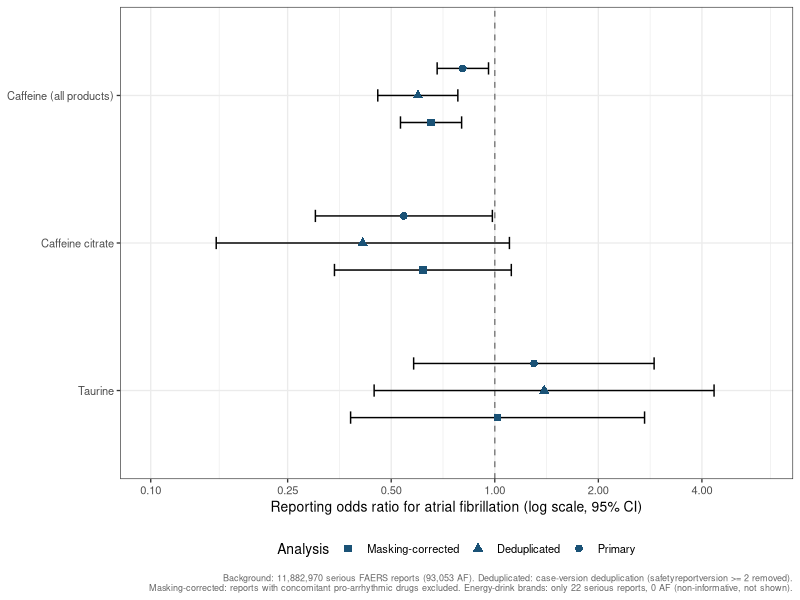
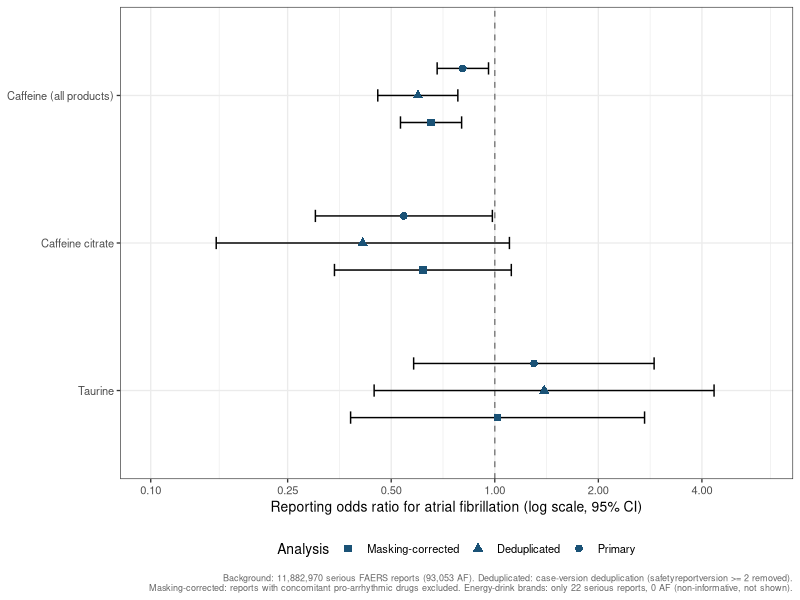

Generate these figures, in order, with R:
suppressMessages(library(ggplot2))
rows <- list(
  c("Caffeine (all products)", "Primary", 131, 20679, 0.807, 0.680, 0.959),
  c("Caffeine (all products)", "Deduplicated", 54, 13040, 0.598, 0.457, 0.781),
  c("Caffeine (all products)", "Masking-corrected", 92, 19897, 0.653, 0.532, 0.801),
  c("Caffeine citrate", "Primary", 11, 2571, 0.544, 0.301, 0.984),
  c("Caffeine citrate", "Deduplicated", 4, 1395, 0.413, 0.155, 1.103),
  c("Caffeine citrate", "Masking-corrected", 11, 2514, 0.618, 0.342, 1.117),
  c("Taurine", "Primary", 6, 591, 1.300, 0.581, 2.905),
  c("Taurine", "Deduplicated", 3, 313, 1.392, 0.446, 4.339),
  c("Taurine", "Masking-corrected", 4, 556, 1.019, 0.381, 2.725))
df <- data.frame(
  group = factor(sapply(rows, `[[`, 1), levels=c("Taurine","Caffeine citrate","Caffeine (all products)")),
  spec  = factor(sapply(rows, `[[`, 2), levels=c("Masking-corrected","Deduplicated","Primary")),
  a = as.numeric(sapply(rows, `[[`, 3)), n = as.numeric(sapply(rows, `[[`, 4)),
  ror = as.numeric(sapply(rows, `[[`, 5)), lo = as.numeric(sapply(rows, `[[`, 6)), hi = as.numeric(sapply(rows, `[[`, 7)))
df$txt <- sprintf("%d / %d   %.2f (%.2f-%.2f)", df$a, df$n, df$ror, df$lo, df$hi)
shapes <- c("Primary"=16, "Deduplicated"=17, "Masking-corrected"=15)
p <- ggplot(df, aes(y=group, x=ror, shape=spec)) +
  geom_vline(xintercept=1, linetype=2, color="grey50") +
  geom_errorbarh(aes(xmin=lo, xmax=hi), height=0.25, linewidth=0.5,
                 position=position_dodge(width=0.55)) +
  geom_point(size=2.3, color="#1a5276", position=position_dodge(width=0.55)) +
  scale_shape_manual(values=shapes) +
  scale_x_log10(limits=c(0.1, 6), breaks=c(0.1,0.25,0.5,1,2,4)) +
  labs(x="Reporting odds ratio for atrial fibrillation (log scale, 95% CI)", y=NULL, shape="Analysis",
       caption="Background: 11,882,970 serious FAERS reports (93,053 AF). Deduplicated: case-version deduplication (safetyreportversion >= 2 removed).\nMasking-corrected: reports with concomitant pro-arrhythmic drugs excluded. Energy-drink brands: only 22 serious reports, 0 AF (non-informative, not shown).") +
  theme_bw(base_size=10) + theme(legend.position="bottom", plot.caption=element_text(size=6.5, color="grey40"))
ggsave("./mr_results/Figure5_faers_forest_v2_300dpi.tiff", p, width=8.5, height=5, dpi=300, device="tiff", compression="lzw")
ggsave("./mr_results/Figure5_faers_forest_v2_300dpi.png", p, width=8.5, height=5, dpi=300)
cat("saved\n")
